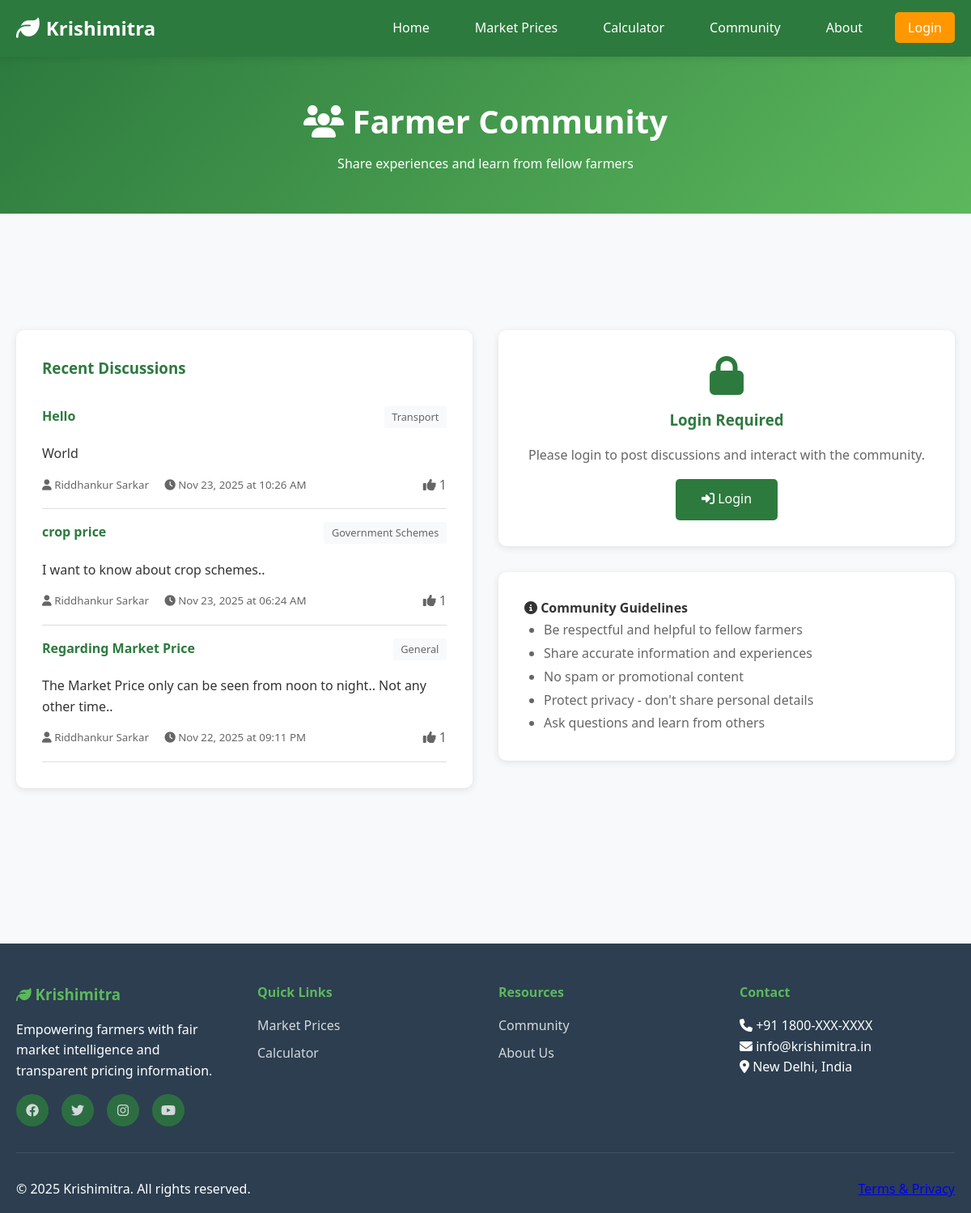
The app's page /community with its own data.
### models.py (models this page shows, shortened)
class CommunityPost(db.Model):
    __tablename__ = 'community_posts'
    id = db.Column(db.Integer, primary_key=True)
    user_id = db.Column(db.Integer, db.ForeignKey('users.id'), nullable=False)
    title = db.Column(db.String(200), nullable=False)
    content = db.Column(db.Text, nullable=False)
    category = db.Column(db.String(50))
    likes = db.Column(db.Integer, default=0)
    created_at = db.Column(db.DateTime, default=datetime.utcnow)
    updated_at = db.Column(db.DateTime, default=datetime.utcnow, onupdate=datetime.utcnow)

class User(UserMixin, db.Model):
    __tablename__ = 'users'
    id = db.Column(db.Integer, primary_key=True)
    full_name = db.Column(db.String(100), nullable=False)
    email = db.Column(db.String(120), unique=True, nullable=False, index=True)
    phone = db.Column(db.String(15), unique=True, nullable=False)
    password_hash = db.Column(db.String(256), nullable=False)
    user_type = db.Column(db.String(20), nullable=False)  # farmer, ngo, trader
    state = db.Column(db.String(50))
    district = db.Column(db.String(50))
    farm_size = db.Column(db.Float)
    primary_crops = db.Column(db.String(500))  # Comma-separated crop names
    created_at = db.Column(db.DateTime, default=datetime.utcnow)
    last_login = db.Column(db.DateTime)
    is_active = db.Column(db.Boolean, default=True)
    posts = db.relationship('CommunityPost', backref='author', lazy=True, cascade='all, delete-orphan')

### app.py (the view, shortened to what this page needs)
@app.route('/community', methods=['GET', 'POST'])
def community():
    posts = CommunityPost.query\
        .order_by(CommunityPost.created_at.desc())\
        .limit(10)\
        .all()
    posts_data = []
    for post in posts:
        author = User.query.get(post.user_id)
        posts_data.append({
            'id': post.id,
            'title': post.title,
            'content': post.content,
            'excerpt': post.content[:100] + '...' if len(post.content) > 100 else post.content,
            'category': post.category,
            'likes': post.likes,
            'author': author.full_name if author else 'Unknown',
            'created_at': post.created_at.strftime('%b %d, %Y at %I:%M %p'),
            'user_id': post.user_id
        })
    return render_template('community.html',
                         posts=posts_data,
                         current_user=current_user)

### templates/community.html (shortened to what this page needs)
{% extends "base.html" %}
{% block content %}
<div class="page-header">
    <div class="container">
        <h1><i class="fas fa-users"></i> Farmer Community</h1>
        <p>Share experiences and learn from fellow farmers</p>
    </div>
</div>
<section>
    <div class="container">
        <div class="grid grid-2">
            <div>
                <div class="card">
                    <h3>Recent Discussions</h3>
                    {% if posts %}
                        {% for post in posts %}
                        <div style="border-bottom: 1px solid var(--border-color); padding: 1rem 0;">
                            <div style="display: flex; justify-content: space-between; align-items: start;">
                                <h4 style="margin-bottom: 0.5rem; flex: 1;">
                                    <a href="#" style="color: var(--primary-color); text-decoration: none;">{{ post.title }}</a>
                                </h4>
                                {% if post.category %}
                                <span style="background-color: var(--light-bg); padding: 0.2rem 0.6rem; border-radius: 3px; font-size: 0.8rem; color: var(--text-light);">
                                    {{ post.category }}
                                </span>
                                {% endif %}
                            </div>
                            <p style="color: var(--text-dark); margin: 0.8rem 0; line-height: 1.6;">{{ post.excerpt }}</p>
                            <div style="display: flex; justify-content: space-between; align-items: center; margin-top: 0.5rem;">
                                <small style="color: var(--text-light);">
                                    <i class="fas fa-user"></i> {{ post.author }}
                                    <span style="margin-left: 1rem;">
                                        <i class="fas fa-clock"></i> {{ post.created_at }}
                                    </span>
                                </small>
                                <div>
                                    {% if current_user.is_authenticated %}
                                    <button class="like-btn" data-post-id="{{ post.id }}" style="background: none; border: none; cursor: pointer; padding: 0.5rem;">
                                        <i class="fas fa-thumbs-up" style="color: var(--primary-color);"></i>
                                        <span class="like-count">{{ post.likes }}</span>
                                    </button>
                                    {% else %}
                                    <span style="color: var(--text-light);">
                                        <i class="fas fa-thumbs-up"></i> {{ post.likes }}
                                    </span>
                                    {% endif %}
                                </div>
                            </div>
                        </div>
                        {% endfor %}
                    {% else %}
                        <div style="text-align: center; padding: 2rem; color: var(--text-light);">
                            <i class="fas fa-comments fa-3x" style="margin-bottom: 1rem;"></i>
                            <p>No discussions yet. Be the first to start a conversation!</p>
                        </div>
                    {% endif %}
                </div>
            </div>
            <div>
                {% if current_user.is_authenticated %}
                <div class="card">
                    <h3><i class="fas fa-plus"></i> Start a Discussion</h3>
                    <form method="POST" action="{{ url_for('community') }}">
                        <div class="form-group">
                            <label for="title">Title *</label>
                            <input type="text" id="title" name="title" class="form-control"
                                   placeholder="What's your topic?" required maxlength="200">
                        </div>
                        <div class="form-group">
                            <label for="category">Category</label>
                            <select id="category" name="category" class="form-control">
                                <option value="Market Prices">Market Prices</option>
                                <option value="Transport">Transport</option>
                                <option value="Government Schemes">Government Schemes</option>
                                <option value="Pest Control">Pest Control</option>
                                <option value="Farming Tips">Farming Tips</option>
                                <option value="Weather">Weather</option>
                                <option value="General">General</option>
                            </select>
                        </div>
                        <div class="form-group">
                            <label for="content">Content *</label>
                            <textarea id="content" name="content" class="form-control" rows="5"
                                      placeholder="Share your thoughts, experiences, or questions..." required></textarea>
                        </div>
                        <button type="submit" class="btn btn-primary" style="width: 100%;">
                            <i class="fas fa-paper-plane"></i> Post Discussion
                        </button>
                    </form>
                </div>
                {% else %}
                <div class="card" style="text-align: center; padding: 2rem;">
                    <i class="fas fa-lock fa-3x text-primary mb-1"></i>
                    <h3>Login Required</h3>
                    <p style="color: var(--text-light); margin: 1rem 0;">
                        Please login to post discussions and interact with the community.
                    </p>
                    <a href="{{ url_for('login') }}" class="btn btn-primary">
                        <i class="fas fa-sign-in-alt"></i> Login
                    </a>
                </div>
                {% endif %}
                <div class="card mt-2">
                    <h4><i class="fas fa-info-circle"></i> Community Guidelines</h4>
                    <ul style="line-height: 1.8; color: var(--text-light); padding-left: 1.5rem;">
                        <li>Be respectful and helpful to fellow farmers</li>
                        <li>Share accurate information and experiences</li>
                        <li>No spam or promotional content</li>
                        <li>Protect privacy - don't share personal details</li>
                        <li>Ask questions and learn from others</li>
                    </ul>
                </div>
            </div>
        </div>
    </div>
</section>
{% endblock %}

### static/css/style.css (style rules this page uses)
* { margin: 0; padding: 0; box-sizing: border-box; }
:root { --primary-color: #2d7a3e; --secondary-color: #5cb85c; --accent-color: #ff9800; --dark-color: #2c3e50; --light-bg: #f8f9fa; --white: #ffffff; --text-dark: #333333; --text-light: #666666; --border-color: #ddd; --shadow: 0 2px 10px rgba(0,0,0,0.1); --shadow-lg: 0 4px 20px rgba(0,0,0,0.15); }
body { font-family: 'Segoe UI', Tahoma, Geneva, Verdana, sans-serif; line-height: 1.6; color: var(--text-dark); background-color: var(--light-bg); }
.container { max-width: 1200px; margin: 0 auto; padding: 0 20px; }
.btn { display: inline-block; padding: 0.8rem 2rem; background-color: rgb(82, 189, 82); color: var(--white); text-decoration: none; border-radius: 5px; border: none; font-size: 1rem; cursor: pointer; transition: all 0.3s ease; }
.btn-primary { background-color: var(--primary-color); }
.card { background-color: var(--white); border-radius: 10px; padding: 2rem; box-shadow: var(--shadow); margin-bottom: 2rem; transition: transform 0.3s ease; }
.card h3 { color: var(--primary-color); margin-bottom: 1rem; }
.grid { display: grid; gap: 2rem; margin: 3rem 0; }
.grid-2 { grid-template-columns: repeat(auto-fit, minmax(300px, 1fr)); }
section { padding: 3rem 0; }
.page-header { background: linear-gradient(135deg, var(--primary-color) 0%, var(--secondary-color) 100%); color: var(--white); padding: 3rem 0; text-align: center; margin-bottom: 3rem; }
.page-header h1 { font-size: 2.5rem; margin-bottom: 0.5rem; }
.text-primary { color: var(--primary-color); }
.mb-1 { margin-bottom: 1rem; }
.mt-2 { margin-top: 2rem; }

### records on screen
CommunityPost: title "Hello", category "Transport", excerpt "World"
User: author "Riddhankur Sarkar" "Riddhankur Sarkar" "Riddhankur Sarkar"
CommunityPost: title "crop price", category "Government Schemes", excerpt "I want to know about crop schemes.."
CommunityPost: title "Regarding Market Price", category "General", excerpt "The Market Price only can be seen from noon to night.. Not any other time.."

### other values on screen
{{ post.created_at }} "Nov 23, 2025 at 10:26 AM" "Nov 23, 2025 at 06:24 AM" "Nov 22, 2025 at 09:11 PM"
{{ post.likes }} "1" "1" "1"
